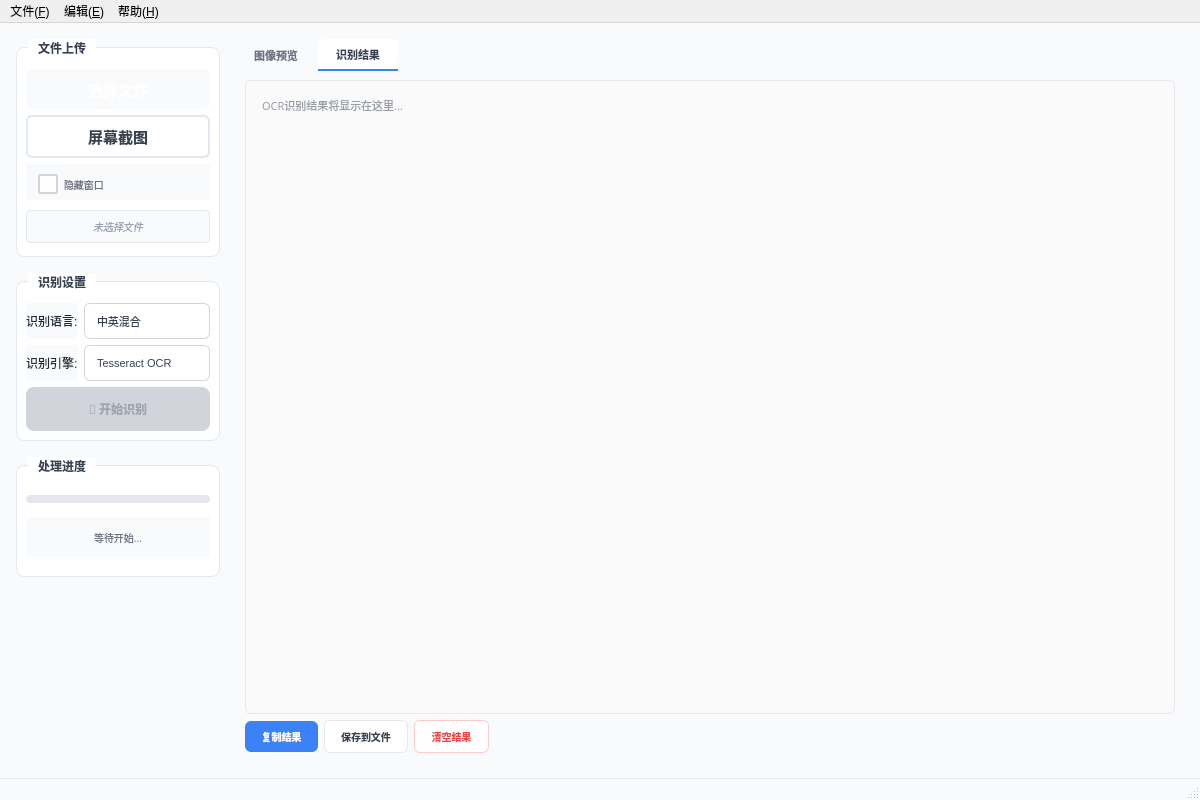
<?xml version="1.0" encoding="UTF-8"?>
<ui version="4.0">
 <class>MainWindow</class>
 <widget class="QMainWindow" name="MainWindow">
  <property name="geometry">
   <rect>
    <x>0</x>
    <y>0</y>
    <width>1200</width>
    <height>800</height>
   </rect>
  </property>
  <property name="windowTitle">
   <string>🚀 智能OCR文字识别工具 - 现代版</string>
  </property>
  <property name="windowIcon">
   <iconset>
    <normaloff>:/icons/app_icon.png</normaloff>:/icons/app_icon.png</iconset>
  </property>
  <widget class="QWidget" name="centralwidget">
   <property name="styleSheet">
    <string>QWidget {
        background-color: #f8fafc;
        color: #1f2937;
        font-family: 'Microsoft YaHei', 'Segoe UI', sans-serif;
    }

    /* 主容器样式 */
    #centralwidget {
        background: qlineargradient(x1: 0, y1: 0, x2: 1, y2: 0,
            stop: 0 #f8fafc, stop: 1 #f1f5f9);
    }</string>
   </property>
   <layout class="QHBoxLayout" name="horizontalLayout_main">
    <property name="spacing">
     <number>16</number>
    </property>
    <property name="leftMargin">
     <number>16</number>
    </property>
    <property name="topMargin">
     <number>16</number>
    </property>
    <property name="rightMargin">
     <number>16</number>
    </property>
    <property name="bottomMargin">
     <number>16</number>
    </property>
    <item>
     <layout class="QVBoxLayout" name="verticalLayout_left">
      <item>
       <widget class="QGroupBox" name="fileUploadGroup">
        <property name="font">
         <font>
          <family>Microsoft YaHei</family>
          <pointsize>-1</pointsize>
          <fontweight>Medium</fontweight>
         </font>
        </property>
        <property name="styleSheet">
         <string>QGroupBox {
             background-color: white;
             border: 1px solid #e2e8f0;
             border-radius: 8px;
             font-weight: 500;
             font-size: 12px;
             color: #374151;
             margin-top: 8px;
             padding-top: 12px;
         }

         QGroupBox::title {
             subcontrol-origin: margin;
             left: 12px;
             padding: 0 8px 0 8px;
             background-color: white;
         }</string>
        </property>
        <property name="title">
         <string>文件上传</string>
        </property>
        <layout class="QVBoxLayout" name="verticalLayout_upload">
         <item>
          <widget class="QPushButton" name="btnSelectFile">
           <property name="minimumSize">
            <size>
             <width>0</width>
             <height>40</height>
            </size>
           </property>
           <property name="font">
            <font>
             <family>Microsoft YaHei</family>
             <pointsize>11</pointsize>
             <fontweight>Medium</fontweight>
            </font>
           </property>
           <property name="styleSheet">
            <string>QPushButton {
                background: qlineargradient(x1: 0, y1: 0, x2: 0, y2: 1,
                    stop: 0 #3b82f6, stop: 1 #2563eb);
                color: white;
                border: none;
                border-radius: 6px;
                font-weight: 500;
                padding: 8px 16px;
            }

            QPushButton:hover {
                background: qlineargradient(x1: 0, y1: 0, x2: 0, y2: 1,
                    stop: 0 #60a5fa, stop: 1 #3b82f6);
            }

            QPushButton:pressed {
                background: qlineargradient(x1: 0, y1: 0, x2: 0, y2: 1,
                    stop: 0 #1d4ed8, stop: 1 #1e40af);
            }</string>
           </property>
           <property name="text">
            <string>选择文件</string>
           </property>
          </widget>
         </item>
         <item>
          <widget class="QPushButton" name="btnScreenCapture">
           <property name="minimumSize">
            <size>
             <width>0</width>
             <height>40</height>
            </size>
           </property>
           <property name="font">
            <font>
             <family>Microsoft YaHei</family>
             <pointsize>11</pointsize>
             <fontweight>Medium</fontweight>
            </font>
           </property>
           <property name="styleSheet">
            <string>QPushButton {
                background-color: white;
                color: #374151;
                border: 2px solid #e2e8f0;
                border-radius: 6px;
                font-weight: 500;
                padding: 8px 16px;
            }

            QPushButton:hover {
                background-color: #f8fafc;
                border-color: #cbd5e1;
                color: #1f2937;
            }

            QPushButton:pressed {
                background-color: #e2e8f0;
                border-color: #94a3b8;
            }</string>
           </property>
           <property name="text">
            <string>屏幕截图</string>
           </property>
          </widget>
         </item>
         <item>
          <widget class="QCheckBox" name="chkHideWindow">
           <property name="minimumSize">
            <size>
             <width>0</width>
             <height>36</height>
            </size>
           </property>
           <property name="font">
            <font>
             <family>Microsoft YaHei</family>
             <pointsize>-1</pointsize>
            </font>
           </property>
           <property name="styleSheet">
            <string>QCheckBox {
                color: #6b7280;
                font-size: 10px;
                padding-left: 12px;
                padding-top: 4px;
            }

            QCheckBox::indicator {
                width: 16px;
                height: 16px;
                border-radius: 3px;
                border: 2px solid #d1d5db;
                background-color: white;
            }

            QCheckBox::indicator:checked {
                background-color: #3b82f6;
                border-color: #3b82f6;
            }

            QCheckBox::indicator:hover {
                border-color: #9ca3af;
            }</string>
           </property>
           <property name="text">
            <string>隐藏窗口</string>
           </property>
          </widget>
         </item>
         <item>
          <widget class="QLabel" name="lblSelectedFile">
           <property name="styleSheet">
            <string>QLabel {
                color: #9ca3af;
                font-size: 10px;
                font-style: italic;
                padding: 8px 12px;
                background-color: #f9fafb;
                border: 1px solid #e5e7eb;
                border-radius: 4px;
                margin: 4px 0px;
            }</string>
           </property>
           <property name="text">
            <string>未选择文件</string>
           </property>
           <property name="alignment">
            <set>Qt::AlignmentFlag::AlignCenter</set>
           </property>
           <property name="wordWrap">
            <bool>true</bool>
           </property>
          </widget>
         </item>
        </layout>
       </widget>
      </item>
      <item>
       <widget class="QGroupBox" name="ocrSettingsGroup">
        <property name="font">
         <font>
          <family>Microsoft YaHei</family>
          <pointsize>-1</pointsize>
          <fontweight>Medium</fontweight>
         </font>
        </property>
        <property name="styleSheet">
         <string>QGroupBox {
             background-color: white;
             border: 1px solid #e2e8f0;
             border-radius: 8px;
             font-weight: 500;
             font-size: 12px;
             color: #374151;
             margin-top: 8px;
             padding-top: 12px;
         }

         QGroupBox::title {
             subcontrol-origin: margin;
             left: 12px;
             padding: 0 8px 0 8px;
             background-color: white;
         }</string>
        </property>
        <property name="title">
         <string>识别设置</string>
        </property>
        <layout class="QVBoxLayout" name="verticalLayout_settings">
         <item>
          <layout class="QFormLayout" name="formLayout_settings">
           <item row="0" column="0">
            <widget class="QLabel" name="lblLanguage">
             <property name="minimumSize">
              <size>
               <width>0</width>
               <height>32</height>
              </size>
             </property>
             <property name="text">
              <string>识别语言:</string>
             </property>
            </widget>
           </item>
           <item row="0" column="1">
            <widget class="QComboBox" name="comboLanguage">
             <property name="minimumSize">
              <size>
               <width>0</width>
               <height>36</height>
              </size>
             </property>
             <property name="styleSheet">
              <string>QComboBox {
                  background-color: white;
                  border: 1px solid #d1d5db;
                  border-radius: 6px;
                  padding: 6px 12px;
                  font-size: 11px;
                  color: #374151;
              }

              QComboBox:hover {
                  border-color: #9ca3af;
              }

              QComboBox:focus {
                  border-color: #3b82f6;
              }

              QComboBox::drop-down {
                  border: none;
                  width: 20px;
              }

              QComboBox::down-arrow {
                  width: 12px;
                  height: 12px;
              }</string>
             </property>
             <item>
              <property name="text">
               <string>中英混合</string>
              </property>
             </item>
             <item>
              <property name="text">
               <string>简体中文</string>
              </property>
             </item>
             <item>
              <property name="text">
               <string>简体中文(竖排)</string>
              </property>
             </item>
             <item>
              <property name="text">
               <string>繁体中文</string>
              </property>
             </item>
             <item>
              <property name="text">
               <string>繁体中文(竖排)</string>
              </property>
             </item>
             <item>
              <property name="text">
               <string>英语</string>
              </property>
             </item>
            </widget>
           </item>
           <item row="1" column="0">
            <widget class="QLabel" name="lblEngine">
             <property name="minimumSize">
              <size>
               <width>0</width>
               <height>32</height>
              </size>
             </property>
             <property name="text">
              <string>识别引擎:</string>
             </property>
            </widget>
           </item>
           <item row="1" column="1">
            <widget class="QComboBox" name="comboEngine">
             <property name="minimumSize">
              <size>
               <width>0</width>
               <height>36</height>
              </size>
             </property>
             <property name="styleSheet">
              <string>QComboBox {
                  background-color: white;
                  border: 1px solid #d1d5db;
                  border-radius: 6px;
                  padding: 6px 12px;
                  font-size: 11px;
                  color: #374151;
              }

              QComboBox:hover {
                  border-color: #9ca3af;
              }

              QComboBox:focus {
                  border-color: #3b82f6;
              }

              QComboBox::drop-down {
                  border: none;
                  width: 20px;
              }

              QComboBox::down-arrow {
                  width: 12px;
                  height: 12px;
              }</string>
             </property>
             <property name="iconSize">
              <size>
               <width>16</width>
               <height>16</height>
              </size>
             </property>
             <item>
              <property name="text">
               <string>Tesseract OCR</string>
              </property>
             </item>
            </widget>
           </item>
          </layout>
         </item>
         <item>
          <widget class="QPushButton" name="btnStartOCR">
           <property name="enabled">
            <bool>false</bool>
           </property>
           <property name="minimumSize">
            <size>
             <width>0</width>
             <height>44</height>
            </size>
           </property>
           <property name="font">
            <font>
             <family>Microsoft YaHei</family>
             <pointsize>-1</pointsize>
             <fontweight>DemiBold</fontweight>
            </font>
           </property>
           <property name="styleSheet">
            <string>QPushButton {
                background: qlineargradient(x1: 0, y1: 0, x2: 0, y2: 1,
                    stop: 0 #10b981, stop: 1 #059669);
                color: white;
                border: none;
                border-radius: 8px;
                font-weight: 600;
                font-size: 12px;
                padding: 10px 20px;
            }

            QPushButton:hover {
                background: qlineargradient(x1: 0, y1: 0, x2: 0, y2: 1,
                    stop: 0 #34d399, stop: 1 #10b981);
            }

            QPushButton:pressed {
                background: qlineargradient(x1: 0, y1: 0, x2: 0, y2: 1,
                    stop: 0 #047857, stop: 1 #064e3b);
            }

            QPushButton:disabled {
                background-color: #d1d5db;
                color: #9ca3af;
            }</string>
           </property>
           <property name="text">
            <string>🚀 开始识别</string>
           </property>
          </widget>
         </item>
        </layout>
       </widget>
      </item>
      <item>
       <widget class="QGroupBox" name="progressGroup">
        <property name="minimumSize">
         <size>
          <width>0</width>
          <height>120</height>
         </size>
        </property>
        <property name="maximumSize">
         <size>
          <width>16777215</width>
          <height>120</height>
         </size>
        </property>
        <property name="font">
         <font>
          <family>Microsoft YaHei</family>
          <pointsize>-1</pointsize>
          <fontweight>Medium</fontweight>
         </font>
        </property>
        <property name="styleSheet">
         <string>QGroupBox {
             background-color: white;
             border: 1px solid #e2e8f0;
             border-radius: 8px;
             font-weight: 500;
             font-size: 12px;
             color: #374151;
             margin-top: 8px;
             padding-top: 12px;
         }

         QGroupBox::title {
             subcontrol-origin: margin;
             left: 12px;
             padding: 0 8px 0 8px;
             background-color: white;
         }</string>
        </property>
        <property name="title">
         <string>处理进度</string>
        </property>
        <layout class="QVBoxLayout" name="verticalLayout_progress">
         <item>
          <widget class="QProgressBar" name="progressBar">
           <property name="sizePolicy">
            <sizepolicy hsizetype="Preferred" vsizetype="Fixed">
             <horstretch>0</horstretch>
             <verstretch>0</verstretch>
            </sizepolicy>
           </property>
           <property name="minimumSize">
            <size>
             <width>0</width>
             <height>8</height>
            </size>
           </property>
           <property name="maximumSize">
            <size>
             <width>16777215</width>
             <height>8</height>
            </size>
           </property>
           <property name="styleSheet">
            <string>QProgressBar {
                background-color: #e5e7eb;
                border: none;
                border-radius: 4px;
                height: 8px;
            }

            QProgressBar::chunk {
                background: qlineargradient(x1: 0, y1: 0, x2: 1, y2: 0,
                    stop: 0 #3b82f6, stop: 1 #1d4ed8);
                border-radius: 4px;
            }</string>
           </property>
           <property name="value">
            <number>0</number>
           </property>
           <property name="textVisible">
            <bool>false</bool>
           </property>
          </widget>
         </item>
         <item>
          <widget class="QLabel" name="lblProgressText">
           <property name="sizePolicy">
            <sizepolicy hsizetype="Preferred" vsizetype="Fixed">
             <horstretch>0</horstretch>
             <verstretch>0</verstretch>
            </sizepolicy>
           </property>
           <property name="minimumSize">
            <size>
             <width>0</width>
             <height>40</height>
            </size>
           </property>
           <property name="maximumSize">
            <size>
             <width>16777215</width>
             <height>40</height>
            </size>
           </property>
           <property name="font">
            <font>
             <family>Microsoft YaHei</family>
             <pointsize>-1</pointsize>
            </font>
           </property>
           <property name="styleSheet">
            <string>QLabel {
                color: #6b7280;
                font-size: 10px;
                padding: 8px;
            }</string>
           </property>
           <property name="text">
            <string>等待开始...</string>
           </property>
           <property name="alignment">
            <set>Qt::AlignmentFlag::AlignCenter</set>
           </property>
           <property name="wordWrap">
            <bool>true</bool>
           </property>
          </widget>
         </item>
        </layout>
       </widget>
      </item>
      <item>
       <spacer name="verticalSpacer_left">
        <property name="orientation">
         <enum>Qt::Orientation::Vertical</enum>
        </property>
        <property name="sizeHint" stdset="0">
         <size>
          <width>20</width>
          <height>40</height>
         </size>
        </property>
       </spacer>
      </item>
     </layout>
    </item>
    <item>
     <layout class="QVBoxLayout" name="verticalLayout_right">
      <item>
       <widget class="QTabWidget" name="tabWidget">
        <property name="styleSheet">
         <string>QTabWidget {
             background-color: white;
             border: 1px solid #e2e8f0;
             border-radius: 8px;
         }

         QTabWidget::pane {
             border: none;
             background-color: white;
             border-radius: 8px;
         }

         QTabBar::tab {
             background-color: #f8fafc;
             color: #6b7280;
             padding: 8px 16px;
             margin-right: 2px;
             border-top-left-radius: 6px;
             border-top-right-radius: 6px;
             font-size: 11px;
             font-weight: 500;
         }

         QTabBar::tab:selected {
             background-color: white;
             color: #374151;
             border-bottom: 2px solid #3b82f6;
         }

         QTabBar::tab:hover {
             background-color: #f1f5f9;
             color: #374151;
         }</string>
        </property>
        <property name="currentIndex">
         <number>1</number>
        </property>
        <widget class="QWidget" name="tabImagePreview">
         <attribute name="title">
          <string>图像预览</string>
         </attribute>
         <layout class="QVBoxLayout" name="verticalLayout_preview">
          <item>
           <widget class="QScrollArea" name="imageScrollArea">
            <property name="styleSheet">
             <string>QScrollArea {
                border: 2px dashed #d1d5db;
                border-radius: 8px;
                background-color: #f8fafc;
            }

            QScrollArea:hover {
                border-color: #9ca3af;
                background-color: #f1f5f9;
            }</string>
            </property>
            <property name="widgetResizable">
             <bool>true</bool>
            </property>
            <property name="alignment">
             <set>Qt::AlignmentFlag::AlignCenter</set>
            </property>
            <widget class="QWidget" name="imageScrollAreaContents">
             <property name="geometry">
              <rect>
               <x>0</x>
               <y>0</y>
               <width>951</width>
               <height>647</height>
              </rect>
             </property>
             <layout class="QVBoxLayout" name="verticalLayout_imageContent">
              <item>
               <widget class="QLabel" name="lblImagePreview">
                <property name="font">
                 <font>
                  <family>Microsoft YaHei</family>
                  <pointsize>-1</pointsize>
                  <bold>false</bold>
                 </font>
                </property>
                <property name="styleSheet">
                 <string>QLabel {
                    color: #9ca3af;
                    font-size: 14px;
                    font-weight: 400;
                    padding: 40px;
                }</string>
                </property>
                <property name="text">
                 <string>📁 请选择要识别的文件
或点击屏幕截图开始识别</string>
                </property>
                <property name="alignment">
                 <set>Qt::AlignmentFlag::AlignCenter</set>
                </property>
               </widget>
              </item>
             </layout>
            </widget>
           </widget>
          </item>
          <item>
           <layout class="QHBoxLayout" name="horizontalLayout_navigation">
            <item>
             <widget class="QPushButton" name="btnPrevPage">
              <property name="styleSheet">
               <string>QPushButton {
                   background-color: white;
                   color: #6b7280;
                   border: 1px solid #e5e7eb;
                   border-radius: 6px;
                   padding: 6px 12px;
                   font-size: 10px;
               }

               QPushButton:hover {
                   background-color: #f8fafc;
                   border-color: #d1d5db;
                   color: #374151;
               }

               QPushButton:pressed {
                   background-color: #e5e7eb;
               }

               QPushButton:disabled {
                   color: #d1d5db;
                   background-color: #f9fafb;
               }</string>
              </property>
              <property name="text">
               <string>← 上一页</string>
              </property>
             </widget>
            </item>
            <item>
             <spacer name="horizontalSpacer_nav">
              <property name="orientation">
               <enum>Qt::Orientation::Horizontal</enum>
              </property>
              <property name="sizeHint" stdset="0">
               <size>
                <width>40</width>
                <height>20</height>
               </size>
              </property>
             </spacer>
            </item>
            <item>
             <widget class="QLabel" name="lblPageInfo">
              <property name="styleSheet">
               <string>QLabel {
                   color: #6b7280;
                   font-size: 10px;
                   font-weight: 500;
               }</string>
              </property>
              <property name="text">
               <string>第 1 页 / 共 1 页</string>
              </property>
              <property name="alignment">
               <set>Qt::AlignmentFlag::AlignCenter</set>
              </property>
             </widget>
            </item>
            <item>
             <spacer name="horizontalSpacer_nav2">
              <property name="orientation">
               <enum>Qt::Orientation::Horizontal</enum>
              </property>
              <property name="sizeHint" stdset="0">
               <size>
                <width>40</width>
                <height>20</height>
               </size>
              </property>
             </spacer>
            </item>
            <item>
             <widget class="QPushButton" name="btnNextPage">
              <property name="styleSheet">
               <string>QPushButton {
                   background-color: white;
                   color: #6b7280;
                   border: 1px solid #e5e7eb;
                   border-radius: 6px;
                   padding: 6px 12px;
                   font-size: 10px;
               }

               QPushButton:hover {
                   background-color: #f8fafc;
                   border-color: #d1d5db;
                   color: #374151;
               }

               QPushButton:pressed {
                   background-color: #e5e7eb;
               }

               QPushButton:disabled {
                   color: #d1d5db;
                   background-color: #f9fafb;
               }</string>
              </property>
              <property name="text">
               <string>下一页 →</string>
              </property>
             </widget>
            </item>
           </layout>
          </item>
         </layout>
        </widget>
        <widget class="QWidget" name="tabOCRResult">
         <attribute name="title">
          <string>识别结果</string>
         </attribute>
         <layout class="QVBoxLayout" name="verticalLayout_result">
          <item>
           <widget class="QTextEdit" name="textEditResult">
            <property name="font">
             <font>
              <family>Microsoft YaHei</family>
              <pointsize>-1</pointsize>
             </font>
            </property>
            <property name="styleSheet">
             <string>QTextEdit {
                 background-color: #fafafa;
                 border: 1px solid #e5e7eb;
                 border-radius: 6px;
                 padding: 12px;
                 font-size: 11px;
                 line-height: 1.5;
                 color: #374151;
             }

             QTextEdit:focus {
                 border-color: #3b82f6;
                 background-color: white;
             }</string>
            </property>
            <property name="placeholderText">
             <string>OCR识别结果将显示在这里...</string>
            </property>
           </widget>
          </item>
          <item>
           <layout class="QHBoxLayout" name="horizontalLayout_resultButtons">
            <item>
             <widget class="QPushButton" name="btnCopyResult">
              <property name="styleSheet">
               <string>QPushButton {
                   background-color: #3b82f6;
                   color: white;
                   border: none;
                   border-radius: 6px;
                   padding: 8px 16px;
                   font-size: 10px;
                   font-weight: 500;
               }

               QPushButton:hover {
                   background-color: #2563eb;
               }

               QPushButton:pressed {
                   background-color: #1d4ed8;
               }

               QPushButton:disabled {
                   background-color: #d1d5db;
                   color: #9ca3af;
               }</string>
              </property>
              <property name="text">
               <string>复制结果</string>
              </property>
             </widget>
            </item>
            <item>
             <widget class="QPushButton" name="btnSaveResult">
              <property name="styleSheet">
               <string>QPushButton {
                   background-color: white;
                   color: #374151;
                   border: 1px solid #e5e7eb;
                   border-radius: 6px;
                   padding: 8px 16px;
                   font-size: 10px;
                   font-weight: 500;
               }

               QPushButton:hover {
                   background-color: #f8fafc;
                   border-color: #d1d5db;
               }

               QPushButton:pressed {
                   background-color: #e5e7eb;
               }

               QPushButton:disabled {
                   background-color: #f9fafb;
                   color: #d1d5db;
               }</string>
              </property>
              <property name="text">
               <string>保存到文件</string>
              </property>
             </widget>
            </item>
            <item>
             <widget class="QPushButton" name="btnClearResult">
              <property name="styleSheet">
               <string>QPushButton {
                   background-color: white;
                   color: #ef4444;
                   border: 1px solid #fecaca;
                   border-radius: 6px;
                   padding: 8px 16px;
                   font-size: 10px;
                   font-weight: 500;
               }

               QPushButton:hover {
                   background-color: #fef2f2;
                   border-color: #fca5a5;
               }

               QPushButton:pressed {
                   background-color: #fee2e2;
               }

               QPushButton:disabled {
                   background-color: #f9fafb;
                   color: #d1d5db;
                   border-color: #e5e7eb;
               }</string>
              </property>
              <property name="text">
               <string>清空结果</string>
              </property>
             </widget>
            </item>
            <item>
             <spacer name="horizontalSpacer_result">
              <property name="orientation">
               <enum>Qt::Orientation::Horizontal</enum>
              </property>
              <property name="sizeHint" stdset="0">
               <size>
                <width>40</width>
                <height>20</height>
               </size>
              </property>
             </spacer>
            </item>
           </layout>
          </item>
         </layout>
        </widget>
       </widget>
      </item>
     </layout>
    </item>
   </layout>
  </widget>
  <widget class="QMenuBar" name="menubar">
   <property name="geometry">
    <rect>
     <x>0</x>
     <y>0</y>
     <width>1200</width>
     <height>18</height>
    </rect>
   </property>
   <widget class="QMenu" name="menuFile">
    <property name="title">
     <string>文件(&amp;F)</string>
    </property>
    <addaction name="actionOpenFile"/>
    <addaction name="actionSaveResult"/>
    <addaction name="separator"/>
    <addaction name="actionExit"/>
   </widget>
   <widget class="QMenu" name="menuEdit">
    <property name="title">
     <string>编辑(&amp;E)</string>
    </property>
    <addaction name="actionCopyResult"/>
    <addaction name="actionClearResult"/>
   </widget>
   <widget class="QMenu" name="menuHelp">
    <property name="title">
     <string>帮助(&amp;H)</string>
    </property>
    <addaction name="actionAbout"/>
    <addaction name="actionHelp"/>
    <addaction name="separator"/>
    <addaction name="actionLicense"/>
   </widget>
   <addaction name="menuFile"/>
   <addaction name="menuEdit"/>
   <addaction name="menuHelp"/>
  </widget>
  <widget class="QStatusBar" name="statusbar">
   <property name="font">
    <font>
     <pointsize>-1</pointsize>
    </font>
   </property>
   <property name="styleSheet">
    <string>QStatusBar {
        background-color: #f8fafc;
        border-top: 1px solid #e2e8f0;
        color: #6b7280;
        font-size: 9px;
    }

    QStatusBar QLabel {
        color: #6b7280;
        padding: 2px 6px;
    }</string>
   </property>
  </widget>
  <action name="actionOpenFile">
   <property name="text">
    <string>打开文件(&amp;O)</string>
   </property>
   <property name="shortcut">
    <string>Ctrl+O</string>
   </property>
  </action>
  <action name="actionSaveResult">
   <property name="text">
    <string>保存结果(&amp;S)</string>
   </property>
   <property name="shortcut">
    <string>Ctrl+S</string>
   </property>
  </action>
  <action name="actionExit">
   <property name="text">
    <string>退出(&amp;X)</string>
   </property>
   <property name="shortcut">
    <string>Alt+F4</string>
   </property>
  </action>
  <action name="actionCopyResult">
   <property name="text">
    <string>复制结果(&amp;C)</string>
   </property>
   <property name="shortcut">
    <string>Ctrl+C</string>
   </property>
  </action>
  <action name="actionClearResult">
   <property name="text">
    <string>清空结果(&amp;L)</string>
   </property>
  </action>
  <action name="actionOCRSettings">
   <property name="text">
    <string>OCR设置(&amp;O)</string>
   </property>
  </action>
  <action name="actionLanguageSettings">
   <property name="text">
    <string>语言设置(&amp;L)</string>
   </property>
  </action>
  <action name="actionAbout">
   <property name="text">
    <string>关于(&amp;A)</string>
   </property>
  </action>
  <action name="actionHelp">
   <property name="text">
    <string>使用帮助(&amp;H)</string>
   </property>
   <property name="shortcut">
    <string>F1</string>
   </property>
  </action>
  <action name="actionLicense">
   <property name="text">
    <string>开源协议(&amp;L)</string>
   </property>
  </action>
 </widget>
 <resources/>
 <connections/>
</ui>
